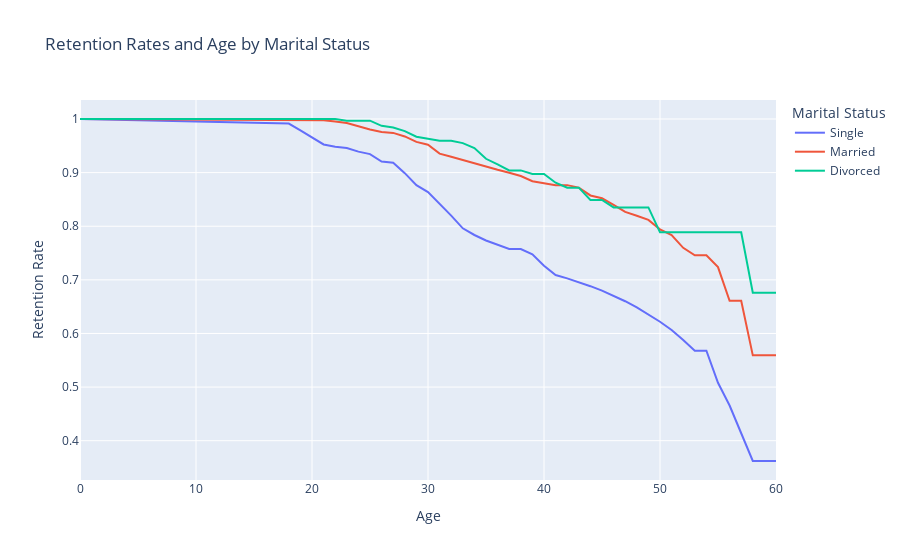

Here is the notebook cell this chart was saved with:
### Markdown cell above
## 5. Let's also look at the marital status curves by employee age. Generate and plot the survival curves showing retention rates by marital status and age.

### Code cell
retention_rates_marital2 = survival(data, 'MaritalStatus', 'Age', 'Attrition')

retention_rates_marital2.plot(kind='line',
            title='Retention Rates and Age by Marital Status',
                       labels=dict(value='Retention Rate', timeline='Age', variable='Marital Status'
                                  )).update_layout(
                xaxis_title='Age', yaxis_title='Retention Rate')

### Figure 1 — Plotly figure (JSON) as saved in the notebook; plotly's stock layout.template omitted (floating-point values rounded to 4 significant figures)
{"data": [{"hovertemplate": "Marital Status=Single<br>Age=%{x}<br>Retention Rate=%{y}<extra></extra>", "legendgroup": "Single", "line": {"color": "#636efa", "dash": "solid"}, "marker": {"symbol": "circle"}, "mode": "lines", "name": "Single", "orientation": "v", "showlegend": true, "type": "scatter", "x": [0, 18, 19, 20, 21, 22, 23, 24, 25, 26, 27, 28, 29, 30, 31, 32, 33, 34, 35, 36, 37, 38, 39, 40, 41, 42, 43, 44, 45, 46, 47, 48, 49, 50, 51, 52, 53, 54, 55, 56, 57, 58, 59, 60], "xaxis": "x", "y": [1, 0.9915, 0.9786, 0.9657, 0.9525, 0.9481, 0.9459, 0.9391, 0.9346, 0.9208, 0.9185, 0.899, 0.8765, 0.8636, 0.8421, 0.8198, 0.7961, 0.7837, 0.7734, 0.7659, 0.7575, 0.7575, 0.7477, 0.7263, 0.709, 0.7027, 0.6957, 0.6882, 0.6799, 0.6705, 0.6601, 0.6488, 0.636, 0.6219, 0.6064, 0.588, 0.5677, 0.5677, 0.508, 0.4656, 0.4139, 0.3622, 0.3622, 0.3622], "yaxis": "y"}, {"hovertemplate": "Marital Status=Married<br>Age=%{x}<br>Retention Rate=%{y}<extra></extra>", "legendgroup": "Married", "line": {"color": "#EF553B", "dash": "solid"}, "marker": {"symbol": "circle"}, "mode": "lines", "name": "Married", "orientation": "v", "showlegend": true, "type": "scatter", "x": [0, 18, 19, 20, 21, 22, 23, 24, 25, 26, 27, 28, 29, 30, 31, 32, 33, 34, 35, 36, 37, 38, 39, 40, 41, 42, 43, 44, 45, 46, 47, 48, 49, 50, 51, 52, 53, 54, 55, 56, 57, 58, 59, 60], "xaxis": "x", "y": [1, 0.9978, 0.9978, 0.9978, 0.9978, 0.9955, 0.9925, 0.9865, 0.9804, 0.9757, 0.9741, 0.9675, 0.9573, 0.952, 0.9355, 0.9297, 0.9235, 0.9171, 0.9103, 0.9052, 0.8996, 0.8937, 0.884, 0.8805, 0.8766, 0.8766, 0.8721, 0.8574, 0.8521, 0.8399, 0.8267, 0.8195, 0.8118, 0.7941, 0.7835, 0.7598, 0.7457, 0.7457, 0.7238, 0.6608, 0.6608, 0.5592, 0.5592, 0.5592], "yaxis": "y"}, {"hovertemplate": "Marital Status=Divorced<br>Age=%{x}<br>Retention Rate=%{y}<extra></extra>", "legendgroup": "Divorced", "line": {"color": "#00cc96", "dash": "solid"}, "marker": {"symbol": "circle"}, "mode": "lines", "name": "Divorced", "orientation": "v", "showlegend": true, "type": "scatter", "x": [0, 18, 19, 20, 21, 22, 23, 24, 25, 26, 27, 28, 29, 30, 31, 32, 33, 34, 35, 36, 37, 38, 39, 40, 41, 42, 43, 44, 45, 46, 47, 48, 49, 50, 51, 52, 53, 54, 55, 56, 57, 58, 59, 60], "xaxis": "x", "y": [1, 1, 1, 1, 1, 1, 0.9969, 0.9969, 0.9969, 0.9873, 0.9841, 0.9774, 0.967, 0.9633, 0.9594, 0.9594, 0.955, 0.9458, 0.9258, 0.9153, 0.9041, 0.9041, 0.8974, 0.8974, 0.8811, 0.8719, 0.8719, 0.849, 0.849, 0.8351, 0.8351, 0.8351, 0.8351, 0.7887, 0.7887, 0.7887, 0.7887, 0.7887, 0.7887, 0.7887, 0.7887, 0.676, 0.676, 0.676], "yaxis": "y"}], "layout": {"legend": {"title": {"text": "Marital Status"}, "tracegroupgap": 0}, "title": {"text": "Retention Rates and Age by Marital Status"}, "xaxis": {"anchor": "y", "domain": [0, 1], "title": {"text": "Age"}}, "yaxis": {"anchor": "x", "domain": [0, 1], "title": {"text": "Retention Rate"}}}}
